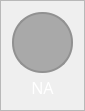
                     <widget class="QFrame" name="frame_ch12">
                      <property name="maximumSize">
                       <size>
                        <width>80</width>
                        <height>150</height>
                       </size>
                      </property>
                      <property name="styleSheet">
                       <string notr="true">QFrame{
	
	border-color: rgb(255, 98, 92);
}

QLabel{
	color: #FFF;
}</string>
                      </property>
                      <property name="frameShape">
                       <enum>QFrame::StyledPanel</enum>
                      </property>
                      <property name="frameShadow">
                       <enum>QFrame::Raised</enum>
                      </property>
                      <layout class="QVBoxLayout" name="verticalLayout_28">
                       <property name="spacing">
                        <number>0</number>
                       </property>
                       <item>
                        <widget class="QFrame" name="frame_ch12_color">
                         <property name="sizePolicy">
                          <sizepolicy hsizetype="Fixed" vsizetype="Fixed">
                           <horstretch>0</horstretch>
                           <verstretch>0</verstretch>
                          </sizepolicy>
                         </property>
                         <property name="minimumSize">
                          <size>
                           <width>61</width>
                           <height>61</height>
                          </size>
                         </property>
                         <property name="maximumSize">
                          <size>
                           <width>1000</width>
                           <height>61</height>
                          </size>
                         </property>
                         <property name="sizeIncrement">
                          <size>
                           <width>1</width>
                           <height>1</height>
                          </size>
                         </property>
                         <property name="styleSheet">
                          <string notr="true">border: 2px solid rgb(145, 145, 145);
border-radius: 30px;
background-color: rgb(169, 169, 169)</string>
                         </property>
                         <property name="frameShape">
                          <enum>QFrame::StyledPanel</enum>
                         </property>
                         <property name="frameShadow">
                          <enum>QFrame::Raised</enum>
                         </property>
                        </widget>
                       </item>
                       <item>
                        <widget class="QLabel" name="label_ch12">
                         <property name="minimumSize">
                          <size>
                           <width>61</width>
                           <height>0</height>
                          </size>
                         </property>
                         <property name="maximumSize">
                          <size>
                           <width>16777215</width>
                           <height>30</height>
                          </size>
                         </property>
                         <property name="font">
                          <font>
                           <family>DM Sans</family>
                           <pointsize>-1</pointsize>
                           <weight>50</weight>
                           <italic>false</italic>
                           <bold>false</bold>
                          </font>
                         </property>
                         <property name="text">
                          <string>Ch12</string>
                         </property>
                         <property name="alignment">
                          <set>Qt::AlignCenter</set>
                         </property>
                        </widget>
                       </item>
                       <item>
                        <widget class="QLabel" name="label_ch12_value">
                         <property name="minimumSize">
                          <size>
                           <width>61</width>
                           <height>0</height>
                          </size>
                         </property>
                         <property name="maximumSize">
                          <size>
                           <width>16777215</width>
                           <height>30</height>
                          </size>
                         </property>
                         <property name="font">
                          <font>
                           <family>DM Sans</family>
                           <pointsize>12</pointsize>
                           <weight>50</weight>
                           <italic>false</italic>
                           <bold>false</bold>
                          </font>
                         </property>
                         <property name="styleSheet">
                          <string notr="true">font:12pt</string>
                         </property>
                         <property name="text">
                          <string>NA</string>
                         </property>
                         <property name="alignment">
                          <set>Qt::AlignCenter</set>
                         </property>
                        </widget>
                       </item>
                      </layout>
                     </widget>
